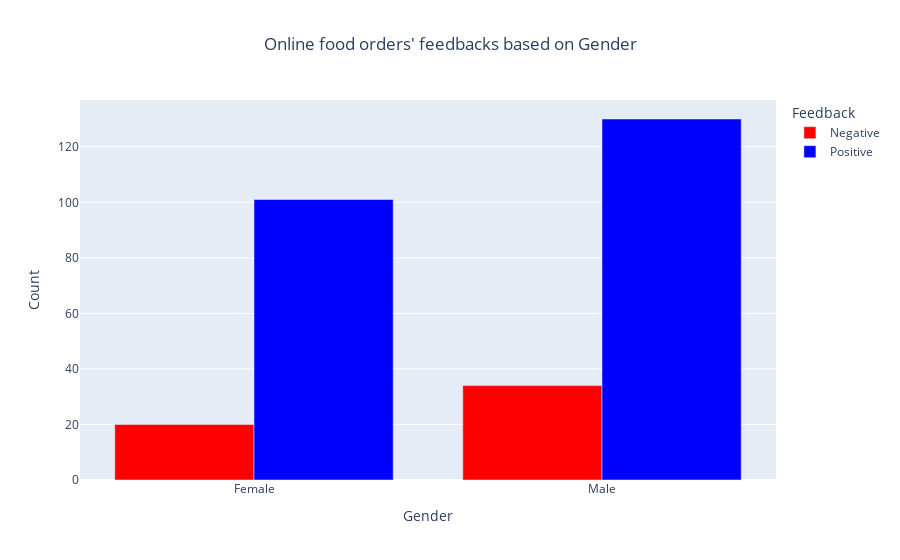

This figure's notebook cell:
### Markdown cell above
**Gender** (Categorial Predictor)

### Code cell
feedback_by_gender = df.groupby(['Gender', 'Feedback'])['Feedback'].count().unstack()

fig = px.bar(feedback_by_gender, barmode='group', color_discrete_sequence=['red', 'blue'],
             title="Online food orders' feedbacks based on Gender")
fig.update_yaxes(title_text='Count')
fig.update_layout(title_x=0.5)
fig.show()

### Figure 1 — Plotly figure (JSON) as saved in the notebook; plotly's stock layout.template omitted (floating-point values rounded to 4 significant figures)
{"data": [{"alignmentgroup": "True", "hovertemplate": "Feedback=Negative <br>Gender=%{x}<br>value=%{y}<extra></extra>", "legendgroup": "Negative ", "marker": {"color": "red", "pattern": {"shape": ""}}, "name": "Negative ", "offsetgroup": "Negative ", "orientation": "v", "showlegend": true, "textposition": "auto", "type": "bar", "x": ["Female", "Male"], "xaxis": "x", "y": [20, 34], "yaxis": "y"}, {"alignmentgroup": "True", "hovertemplate": "Feedback=Positive<br>Gender=%{x}<br>value=%{y}<extra></extra>", "legendgroup": "Positive", "marker": {"color": "blue", "pattern": {"shape": ""}}, "name": "Positive", "offsetgroup": "Positive", "orientation": "v", "showlegend": true, "textposition": "auto", "type": "bar", "x": ["Female", "Male"], "xaxis": "x", "y": [101, 130], "yaxis": "y"}], "layout": {"barmode": "group", "legend": {"title": {"text": "Feedback"}, "tracegroupgap": 0}, "title": {"text": "Online food orders' feedbacks based on Gender", "x": 0.5}, "xaxis": {"anchor": "y", "domain": [0, 1], "title": {"text": "Gender"}}, "yaxis": {"anchor": "x", "domain": [0, 1], "title": {"text": "Count"}}}}
